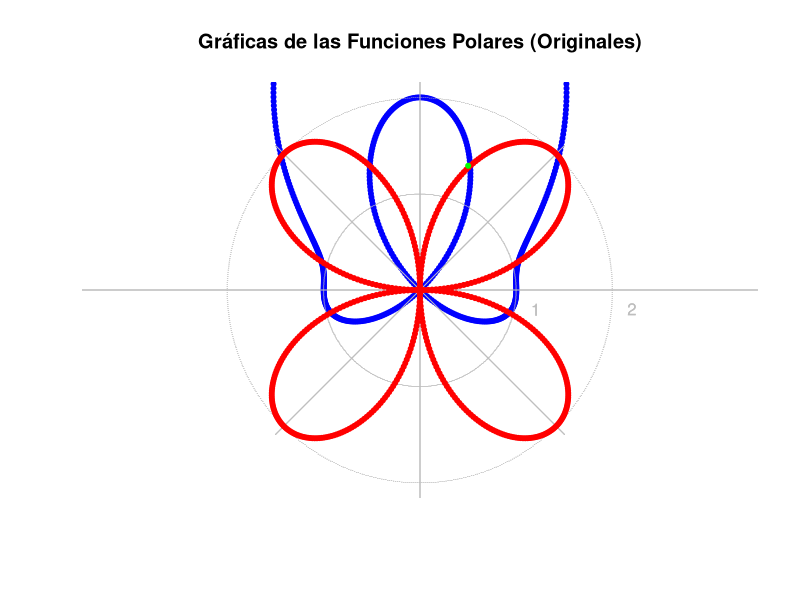
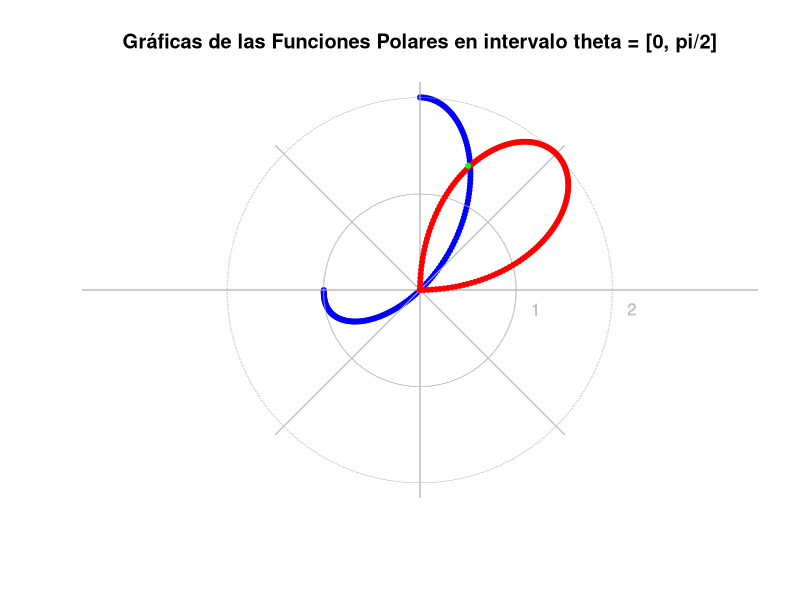
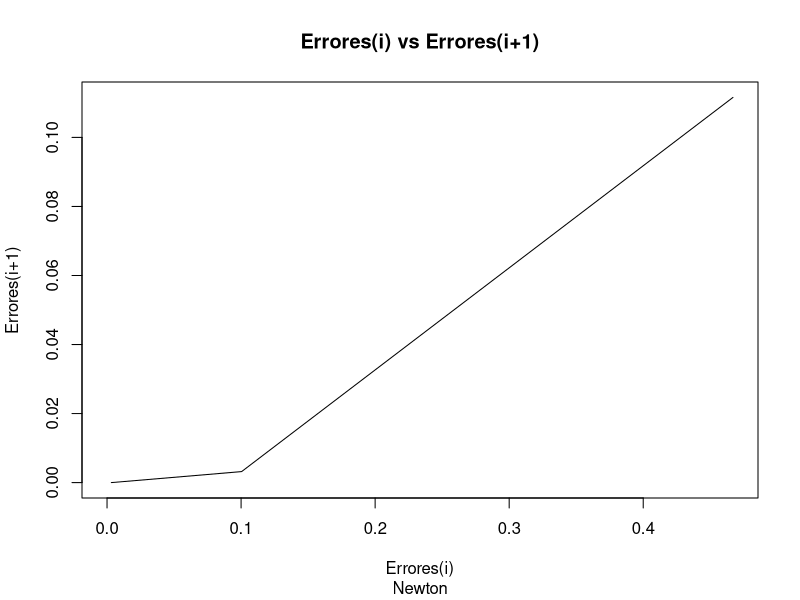
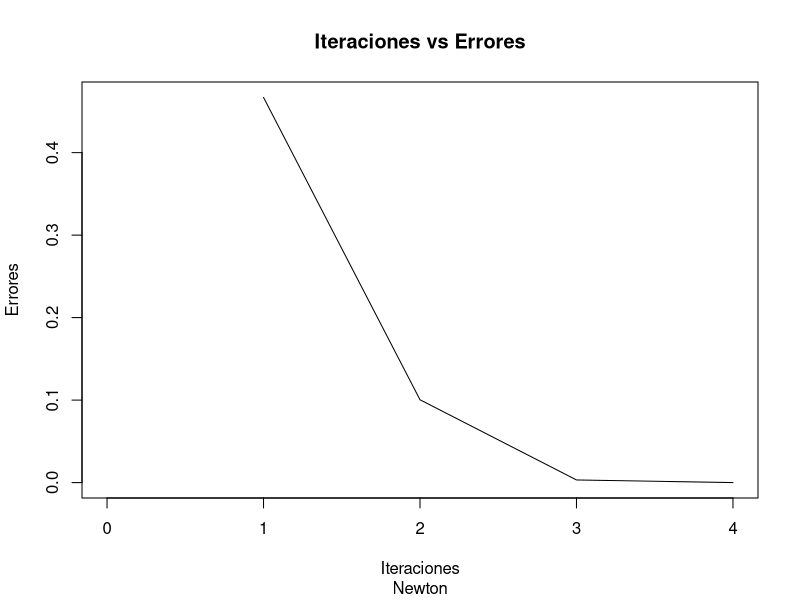

Generate these figures, in order, with R:
#------------------------------------------------------------------------------------------
#                                       Tarea Libro Phyton
#------------------------------------------------------------------------------------------

#----------------------------------
#           Tarea Integral
#----------------------------------

riemman = function(f, a, b, n)
{
  i = 1
  delta = (b-a)/n
  x = a + i*delta
  area = 0
  
  repeat
  {
    area = area + f(x)*delta
    i = i + 1
    if (i == n) break;
    x = a + i*delta
  }
  
  #cat ("area" , area, "\n")
  return (area)
}


ejercicio = function(fun, i, f, tol, avance, n)
{
  sumatoria = 0
  x0 = riemman(fun, i, f, n)
  sumatoria =  sumatoria + x0
  cat ("area" , sumatoria, "\n")
  i = f
  f =  f + avance
  
  repeat
  {
    
    x1 = riemman(fun, i, f, n)
    sumatoria = sumatoria + x1
    cat ("area" , sumatoria, "\n")
    error = abs(x1-x0)
    i = f
    f = f + avance
    x0 = x1
    
    if (sumatoria >  2 | error < tol)
    {
      return (sumatoria)
    }
    
  }
}

f = function(x) 5-(exp(1)^x)
ejercicio(f, 0, 0.1, 10^-8, 0.1, 10000)

#----------------------------------
#           Ejercicio 27
#----------------------------------

polar <- function (theta, r, color=4){
  y <- 0
  x <- 0
  ejex <- 1
  
  for (i in 1:length(r)){
    if(is.nan(r[i])== T){
      r[i] <- 0
    }
  }
  
  dim <- seq(0, 2*pi, by=pi/300) 
  angulo <- seq(-max(dim),max(dim),by=dim[2]-dim[1])
  y <- r*sin(theta)
  x <- r*cos(theta)
  plot.new()
  plot.window(xlim = c(-max(r), max(r)), ylim = c(-max(r), max(r)), asp = 1)
  
  aux <- max(r)
  # Dibuja los ejes.
  while (aux > 0){
    fi <- aux*sin(angulo)
    cir <- aux*cos(angulo)
    points(cir,fi,pch="-",col="gray",cex=0.3)
    text(ejex+0.2,-0.2,ejex,col="gray")
    ejex <- ejex + 1
    aux <- aux - 1
  }
  
  abline(v=((max(cir)+min(cir))/2),col="gray")
  abline(h=((max(cir)+min(cir))/2),col="gray")
  segments(-max(r)+0.5,-max(r)+0.5,max(r)-0.5,max(r)-0.5,col="gray")
  segments(-max(r)+0.5,max(r)-0.5,max(r)-0.5,-max(r)+0.5,col="gray")
  
  points(x,y,pch=20,col=color,cex=1)
  
}

f<-function(x) 3*sin(x)^3-1-4*sin(x)*cos(x)
fp<-function(x) 9*cos(x)*sin(x)^2+4*sin(x)^2-4*cos(x)^2

newtonP = function(f, fp, x0, tol, maxiter)
{
  dim <- seq(0, 2*pi, by=pi/300) 
  r=3*sin(dim)^3-1
  r2=4*sin(dim)*cos(dim)
  polar(dim,r,"blue")
  par(new=TRUE)
  polar(dim,r2,"red")
  title(main="Gráficas de las Funciones Polares (Originales)")
  
  points(0.5,1.29, col = "green", pch = 20)
  
  dim <- seq(0, pi/2, by=pi/300) 
  r=3*sin(dim)^3-1
  r2=4*sin(dim)*cos(dim)
  polar(dim,r,"blue")
  par(new=TRUE)
  polar(dim,r2,"red")
  title(main="Gráficas de las Funciones Polares en intervalo theta = [0, pi/2]")
  
  x<-c()
  y<-c()
  
  k = 0
  dx = 0
  # Imprimir estado
  cat("---------------------------------------------------------------------------\n")
  cat(formatC( c("x_k"," f(x_k)","Error est."), width = -20, format = "f", flag = " "), "\n")
  cat("---------------------------------------------------------------------------\n")
  repeat{
    correccion = f(x0)/fp(x0)
    x1 = x0 - correccion
    dy = dx
    dx = abs(x1-x0)
    
    if(k>=1)
    {
      x<-c(x,dy/x0)
      y<-c(y, dx/x0)
      
    }
    
    
    
    # Imprimir iteraciones
    cat(formatC( c(x1 ,f(x1), dx/x1), digits=15, width = -15, format = "f", flag = " "), "\n")
    k = k+1
    # until
    if(dx <= tol || k > maxiter )
    {
      break;
    } 
    x0 = x1
  }
  cat("---------------------------------------------------------------------------\n")
  if(k > maxiter){
    cat("Se alcanz? el m?ximo n?mero de iteraciones.\n")
    cat("k = ", k, "Estado: x = ", x1, "Error estimado <= ", y[k-1])
  } else {
    cat("k = ", k, " x = ", x1, " f(x) = ", f(x1), " Error estimado <= ", y[k-1]) }
  
  points(0.5,1.29, col = "green", pch = 20)
  
  plot(f, xlim = c(0,x[1]), ylim = c(0,y[1]), col = "white", main = "Errores(i) vs Errores(i+1)", sub = "Newton", xlab = "Errores(i)", ylab = "Errores(i+1)")
  lines(x, y, type = "l")
  
  x<-c(x,y[k-1])
  iteraciones<-c(1:k)
  plot(f, xlim = c(0,iteraciones[k]), ylim = c(0,x[1]), col = "white", main = "Iteraciones vs Errores", sub = "Newton", xlab = "Iteraciones", ylab = "Errores")
  lines(iteraciones, x, type = "l")
}

newtonP(f, fp, pi/2, 1e-5, 100)

